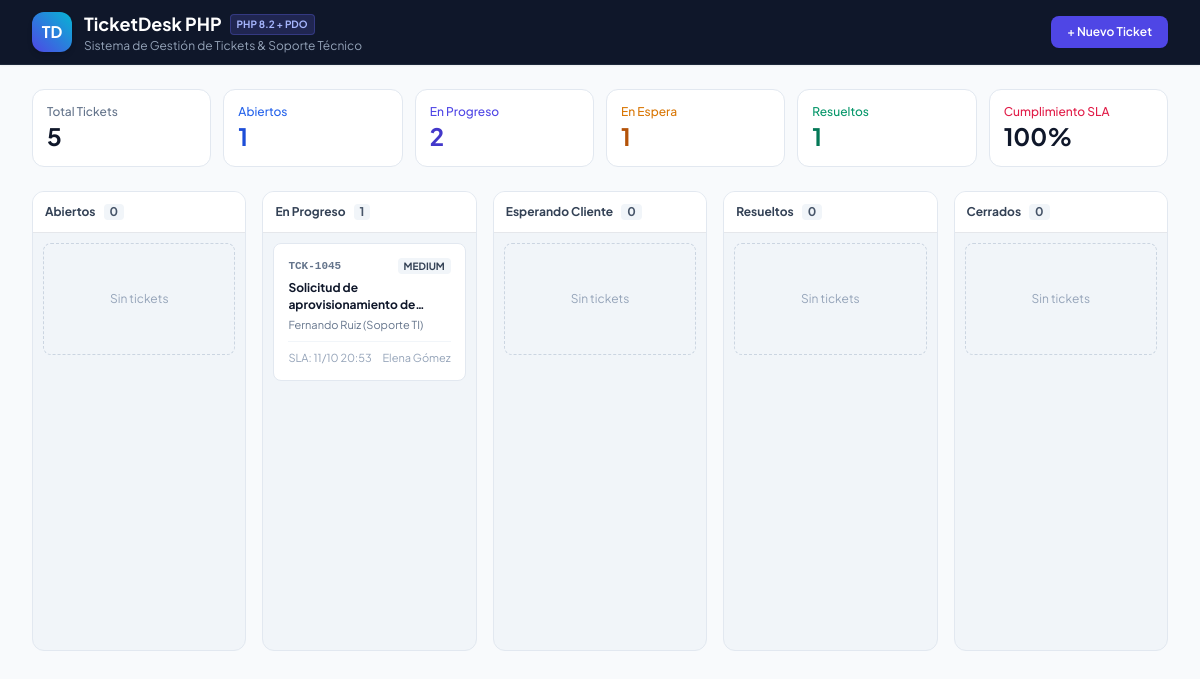
The app's page /index.php?priority=medium with its own data.
### tables this page shows
CREATE TABLE IF NOT EXISTS `tickets` (
    `id` VARCHAR(20) PRIMARY KEY,  
    `title` VARCHAR(255) NOT NULL,
    `description` TEXT NOT NULL,
    `status` ENUM('open', 'in_progress', 'waiting_client', 'resolved', 'closed') DEFAULT 'open',
    `priority` ENUM('low', 'medium', 'high', 'urgent') DEFAULT 'medium',
    `category` VARCHAR(50) NOT NULL DEFAULT 'software',
    `department` VARCHAR(60) NOT NULL DEFAULT 'Soporte TI',
    `requester_name` VARCHAR(100) NOT NULL,
    `requester_email` VARCHAR(120) NOT NULL,
    `requester_company` VARCHAR(120) DEFAULT NULL,
    `requester_phone` VARCHAR(40) DEFAULT NULL,
    `assignee_id` INT DEFAULT NULL,
    `sla_due_at` DATETIME NOT NULL,
    `first_response_due_at` DATETIME DEFAULT NULL,
    `time_spent_minutes` INT DEFAULT 0,
    `tags` VARCHAR(255) DEFAULT '',
    `created_at` TIMESTAMP DEFAULT CURRENT_TIMESTAMP,
    `updated_at` TIMESTAMP DEFAULT CURRENT_TIMESTAMP ON UPDATE CURRENT_TIMESTAMP,
    INDEX `idx_status` (`status`),
    INDEX `idx_priority` (`priority`),
    INDEX `idx_department` (`department`),
    INDEX `idx_sla` (`sla_due_at`),
    CONSTRAINT `fk_tickets_assignee` FOREIGN KEY (`assignee_id`) REFERENCES `agents` (`id`) ON DELETE SET NULL
);

CREATE TABLE IF NOT EXISTS `agents` (
    `id` INT AUTO_INCREMENT PRIMARY KEY,
    `name` VARCHAR(100) NOT NULL,
    `email` VARCHAR(120) NOT NULL UNIQUE,
    `avatar` VARCHAR(255) DEFAULT NULL,
    `role` VARCHAR(80) NOT NULL DEFAULT 'Técnico de Soporte',
    `department` VARCHAR(60) NOT NULL DEFAULT 'Soporte TI',
    `status` ENUM('available', 'busy', 'away') DEFAULT 'available',
    `created_at` TIMESTAMP DEFAULT CURRENT_TIMESTAMP
);

### config/database.php (called while the page is built)
<?php
class Database {
    private static ?PDO $instance = null;
    private static string $host = '127.0.0.1';
    private static string $port = '3306';
    private static string $dbName = 'ticketdesk_db';
    private static string $user = 'root';
    private static string $pass = '';
    public static function getConnection(): PDO {
        if (self::$instance === null) {
            $host = getenv('DB_HOST') ?: self::$host;
            $port = getenv('DB_PORT') ?: self::$port;
            $dbName = getenv('DB_NAME') ?: self::$dbName;
            $user = getenv('DB_USER') ?: self::$user;
            $pass = getenv('DB_PASS') !== false ? getenv('DB_PASS') : self::$pass;
            $dsn = "mysql:host={$host};port={$port};dbname={$dbName};charset=utf8mb4";
            try {
                self::$instance = new PDO($dsn, $user, $pass, [
                    PDO::ATTR_ERRMODE => PDO::ERRMODE_EXCEPTION,
                    PDO::ATTR_DEFAULT_FETCH_MODE => PDO::FETCH_ASSOC,
                    PDO::ATTR_EMULATE_PREPARES => false,
                ]);
            } catch (PDOException $e) {
                http_response_code(500);
                header('Content-Type: application/json; charset=utf-8');
                echo json_encode([
                    'success' => false,
                    'error' => 'Error de conexión a base de datos: ' . $e->getMessage()
                ], JSON_UNESCAPED_UNICODE);
                exit;
            }
        }
        return self::$instance;
    }
}

### models/Ticket.php (called while the page is built, shortened)
<?php
require_once __DIR__ . '/../config/database.php';
class Ticket {
    private PDO $db;
    public function __construct() {
        $this->db = Database::getConnection();
    }
    public function getAll(array $filters = []): array {
        $sql = "SELECT t.*, a.name as assignee_name, a.avatar as assignee_avatar, a.role as assignee_role
                FROM tickets t
                LEFT JOIN agents a ON t.assignee_id = a.id
                WHERE 1=1";
        $params = [];
        if (!empty($filters['priority']) && $filters['priority'] !== 'all') {
            $sql .= " AND t.priority = :priority";
            $params[':priority'] = $filters['priority'];
        }
        $sortBy = $filters['sortBy'] ?? 'newest';
        switch ($sortBy) {
            case 'newest':
            default:
                $sql .= " ORDER BY t.created_at DESC";
                break;
        }
        $stmt = $this->db->prepare($sql);
        $stmt->execute($params);
        return $stmt->fetchAll();
    }
    public function getStats(): array {
        $total = (int)$this->db->query("SELECT COUNT(*) FROM tickets")->fetchColumn();
        $open = (int)$this->db->query("SELECT COUNT(*) FROM tickets WHERE status = 'open'")->fetchColumn();
        $inProgress = (int)$this->db->query("SELECT COUNT(*) FROM tickets WHERE status = 'in_progress'")->fetchColumn();
        $waitingClient = (int)$this->db->query("SELECT COUNT(*) FROM tickets WHERE status = 'waiting_client'")->fetchColumn();
        $resolved = (int)$this->db->query("SELECT COUNT(*) FROM tickets WHERE status = 'resolved'")->fetchColumn();
        $closed = (int)$this->db->query("SELECT COUNT(*) FROM tickets WHERE status = 'closed'")->fetchColumn();
        $urgent = (int)$this->db->query("SELECT COUNT(*) FROM tickets WHERE priority = 'urgent' AND status NOT IN ('resolved', 'closed')")->fetchColumn();
        $slaBreached = (int)$this->db->query("SELECT COUNT(*) FROM tickets WHERE status NOT IN ('resolved', 'closed') AND sla_due_at < NOW()")->fetchColumn();
        $slaComplianceRate = $total > 0 ? round((($total - $slaBreached) / $total) * 100) : 100;
        return [
            'total' => $total,
            'open' => $open,
            'inProgress' => $inProgress,
            'waitingClient' => $waitingClient,
            'resolved' => $resolved,
            'closed' => $closed,
            'urgent' => $urgent,
            'slaBreached' => $slaBreached,
            'slaComplianceRate' => $slaComplianceRate,
            'mttrHours' => 3.8,
        ];
    }
}

### index.php (the view, shortened to what this page needs)
<?php
require_once __DIR__ . '/models/Ticket.php';
$ticketModel = new Ticket();
$filterStatus = $_GET['status'] ?? 'all';
$filterPriority = $_GET['priority'] ?? 'all';
$filterSearch = $_GET['search'] ?? '';
$tickets = $ticketModel->getAll([
    'status' => $filterStatus,
    'priority' => $filterPriority,
    'search' => $filterSearch,
]);
$stats = $ticketModel->getStats();
$kanbanColumns = [
    'open' => ['title' => 'Abiertos', 'color' => 'blue', 'tickets' => []],
    'in_progress' => ['title' => 'En Progreso', 'color' => 'indigo', 'tickets' => []],
    'waiting_client' => ['title' => 'Esperando Cliente', 'color' => 'amber', 'tickets' => []],
    'resolved' => ['title' => 'Resueltos', 'color' => 'emerald', 'tickets' => []],
    'closed' => ['title' => 'Cerrados', 'color' => 'slate', 'tickets' => []],
];
foreach ($tickets as $t) {
    if (isset($kanbanColumns[$t['status']])) {
        $kanbanColumns[$t['status']]['tickets'][] = $t;
    }
}
?>
<!DOCTYPE html>
<html lang="es" class="h-full bg-slate-50">
<head>
    <script src="https://cdn.tailwindcss.com"></script>
</head>
<body class="min-h-full flex flex-col text-slate-800">
    <header class="bg-slate-900 text-white sticky top-0 z-30 border-b border-slate-800 shadow-sm">
        <div class="max-w-7xl mx-auto px-4 sm:px-6 lg:px-8">
            <div class="flex items-center justify-between h-16">
                <div class="flex items-center gap-3">
                    <div class="w-10 h-10 rounded-xl bg-gradient-to-tr from-indigo-600 to-cyan-500 flex items-center justify-center font-bold text-white shadow-md">
                        TD
                    </div>
                    <div>
                        <div class="flex items-center gap-2">
                            <span class="font-bold text-lg text-white">TicketDesk PHP</span>
                            <span class="text-[10px] uppercase font-bold px-1.5 py-0.5 rounded bg-indigo-500/20 text-indigo-300 border border-indigo-500/30">PHP 8.2 + PDO</span>
                        </div>
                        <p class="text-xs text-slate-400">Sistema de Gestión de Tickets & Soporte Técnico</p>
                    </div>
                </div>
                <div class="flex items-center gap-3">
                    <button onclick="document.getElementById('modal-new-ticket').classList.remove('hidden')" class="px-4 py-2 bg-indigo-600 hover:bg-indigo-500 text-white text-xs font-semibold rounded-lg shadow-sm transition-all flex items-center gap-1.5 cursor-pointer">
                        <span>+ Nuevo Ticket</span>
                    </button>
                </div>
            </div>
        </div>
    </header>
    <main class="flex-1 max-w-7xl w-full mx-auto px-4 sm:px-6 lg:px-8 py-6 space-y-6">
        <div class="grid grid-cols-2 sm:grid-cols-3 lg:grid-cols-6 gap-3">
            <div class="bg-white p-3.5 rounded-xl border border-slate-200 shadow-xs">
                <span class="text-xs text-slate-500 font-medium block">Total Tickets</span>
                <span class="text-2xl font-bold text-slate-900"><?= $stats['total'] ?></span>
            </div>
            <div class="bg-white p-3.5 rounded-xl border border-slate-200 shadow-xs">
                <span class="text-xs text-blue-600 font-medium block">Abiertos</span>
                <span class="text-2xl font-bold text-blue-700"><?= $stats['open'] ?></span>
            </div>
            <div class="bg-white p-3.5 rounded-xl border border-slate-200 shadow-xs">
                <span class="text-xs text-indigo-600 font-medium block">En Progreso</span>
                <span class="text-2xl font-bold text-indigo-700"><?= $stats['inProgress'] ?></span>
            </div>
            <div class="bg-white p-3.5 rounded-xl border border-slate-200 shadow-xs">
                <span class="text-xs text-amber-600 font-medium block">En Espera</span>
                <span class="text-2xl font-bold text-amber-700"><?= $stats['waitingClient'] ?></span>
            </div>
            <div class="bg-white p-3.5 rounded-xl border border-slate-200 shadow-xs">
                <span class="text-xs text-emerald-600 font-medium block">Resueltos</span>
                <span class="text-2xl font-bold text-emerald-700"><?= $stats['resolved'] + $stats['closed'] ?></span>
            </div>
            <div class="bg-white p-3.5 rounded-xl border border-slate-200 shadow-xs">
                <span class="text-xs text-rose-600 font-medium block">Cumplimiento SLA</span>
                <span class="text-2xl font-bold text-slate-900"><?= $stats['slaComplianceRate'] ?>%</span>
            </div>
        </div>
        <div class="grid grid-cols-1 md:grid-cols-2 lg:grid-cols-5 gap-4 items-start pb-8">
            <?php foreach ($kanbanColumns as $colKey => $col): ?>
                <div class="bg-slate-100 rounded-xl border border-slate-200 shadow-2xs min-h-[460px] overflow-hidden flex flex-col">
                    <div class="p-3 border-b bg-white flex items-center justify-between text-xs font-bold text-slate-700">
                        <div class="flex items-center gap-2">
                            <span><?= $col['title'] ?></span>
                            <span class="px-1.5 py-0.2 bg-slate-100 rounded text-slate-600"><?= count($col['tickets']) ?></span>
                        </div>
                    </div>
                    <div class="p-2.5 space-y-2.5 flex-1 overflow-y-auto">
                        <?php if (empty($col['tickets'])): ?>
                            <div class="h-28 flex items-center justify-center text-slate-400 text-xs border border-dashed border-slate-300 rounded-lg">
                                Sin tickets
                            </div>
                        <?php else: ?>
                            <?php foreach ($col['tickets'] as $ticket): ?>
                                <div class="bg-white p-3.5 rounded-lg border border-slate-200 shadow-2xs hover:border-indigo-400 transition-all text-xs">
                                    <div class="flex items-center justify-between mb-1.5">
                                        <span class="font-mono font-bold text-slate-500 text-[11px]"><?= htmlspecialchars($ticket['id']) ?></span>
                                        <span class="px-1.5 py-0.2 rounded text-[10px] font-bold uppercase
                                            <?= $ticket['priority'] === 'urgent' ? 'bg-rose-50 text-rose-700' : ($ticket['priority'] === 'high' ? 'bg-orange-50 text-orange-700' : 'bg-slate-100 text-slate-700') ?>">
                                            <?= htmlspecialchars($ticket['priority']) ?>
                                        </span>
                                    </div>
                                    <h4 class="font-bold text-slate-900 mb-1 leading-snug line-clamp-2">
                                        <?= htmlspecialchars($ticket['title']) ?>
                                    </h4>
                                    <p class="text-[11px] text-slate-500 mb-2 truncate">
                                        <?= htmlspecialchars($ticket['requester_name']) ?> (<?= htmlspecialchars($ticket['department']) ?>)
                                    </p>
                                    <div class="pt-2 border-t border-slate-100 flex items-center justify-between text-[11px] text-slate-400">
                                        <span>SLA: <?= date('d/m H:i', strtotime($ticket['sla_due_at'])) ?></span>
                                        <span><?= !empty($ticket['assignee_name']) ? htmlspecialchars($ticket['assignee_name']) : 'Sin asignar' ?></span>
                                    </div>
                                </div>
                            <?php endforeach; ?>
                        <?php endif; ?>
                    </div>
                </div>
            <?php endforeach; ?>
        </div>
    </main>
</body>
</html>

### index.php (style rules this page uses)
body { font-family: 'Plus Jakarta Sans', sans-serif; }
.font-mono { font-family: 'JetBrains Mono', monospace; }

### records on screen
tickets: id "TCK-1045", priority "MEDIUM", title "Solicitud de aprovisionamiento…", requester_name "Fernando Ruiz", department "Soporte TI", sla_due_at "11/10 20:53", assignee.name "Elena Gómez"

### other values on screen
$stats['total'] "5"
$stats['open'] "1"
$stats['inProgress'] "2"
$stats['waitingClient'] "1"
$stats['resolved'] + $stats['closed'] "1"
$stats['slaComplianceRate'] "100"
$col['title'] "Abiertos"
count($col['tickets']) "0"
$col['title'] "En Progreso"
count($col['tickets']) "1"
$col['title'] "Esperando Cliente"
$col['title'] "Resueltos"
$col['title'] "Cerrados"
